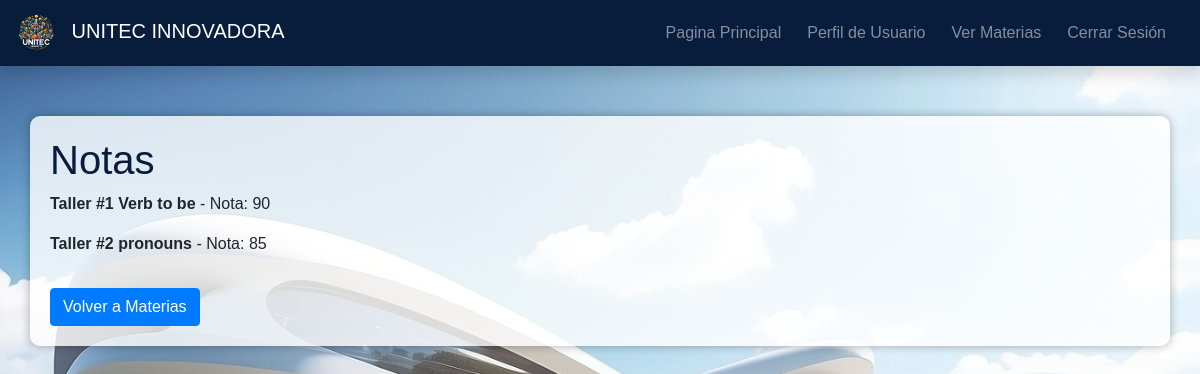
The page /Semestral/ver_nota.php?id_curso=3 (signed in) on the database its author committed.
### tables this page shows
CREATE TABLE `calificaciones` (
  `id_calificacion` int(100) NOT NULL,
  `id_asignacion` int(100) NOT NULL,
  `id_estudiante` int(100) NOT NULL,
  `Calificacion` int(100) NOT NULL
);

CREATE TABLE `asignaciones` (
  `id_asignacion` int(100) NOT NULL,
  `id_curso` int(100) NOT NULL,
  `nombre_asignacion` varchar(100) NOT NULL
);

### Semestral/ver_nota.php (the view, shortened to what this page needs)
<?php
include("conexion.php");
$id_estudiante = $_SESSION['id_usuario'];
$id_materia = $_GET['id_curso'];
?>
<!DOCTYPE html>
<html lang="es">
<head>
    <link rel="stylesheet" href="https://maxcdn.bootstrapcdn.com/bootstrap/4.5.2/css/bootstrap.min.css">
    <link href="https://fonts.cdnfonts.com/css/aileron" rel="stylesheet">
    <link rel="stylesheet" type="text/css" href="css/estudiante2.css">
</head>
<body>
<nav class="navbar navbar-expand-lg navbar-dark  shadow">
    <a class="navbar-brand" href="pagina_estudiante.php">
        <img src="img\logo.jpg" alt="Logo">
        UNITEC INNOVADORA
    </a>
    <div class="collapse navbar-collapse" id="navbarNav">
        <ul class="navbar-nav">
            <li class="nav-item">
                <a class="nav-link" href='pagina_estudiante.php'>Pagina Principal</a>
            </li>
             <li class="nav-item">
                <a class="nav-link" href='ver_perfil.php'>Perfil de Usuario</a>
            </li>
            <li class="nav-item">
                <a class="nav-link" href='ver_materias.php'>Ver Materias</a>
            </li>
            <li class="nav-item">
                <a class="nav-link" href="cerrar_sesion.php">Cerrar Sesión</a>
            </li>
        </ul>
    </div>
</nav>
    <div class="container">
    <h1>Notas</h1>
    <?php
    $sql_asignaciones = "SELECT a.id_asignacion, a.nombre_asignacion, c.Calificacion
                         FROM asignaciones a
                         LEFT JOIN calificaciones c ON a.id_asignacion = c.id_asignacion AND c.id_estudiante = $id_estudiante
                         WHERE a.id_curso = $id_materia";
    $result_asignaciones = $conn->query($sql_asignaciones);
    if ($result_asignaciones->num_rows > 0) {
        while ($row_asignacion = $result_asignaciones->fetch_assoc()) {
            $nombre_asignacion = $row_asignacion['nombre_asignacion'];
            $nota = $row_asignacion['Calificacion'];
            echo "<p><strong>$nombre_asignacion</strong> - Nota: $nota</p>";
        }
    } else {
        echo "No hay asignaciones.";
    }
    ?>
<a href='ver_materias.php?id_usuario=<?php echo $id_estudiante; ?>' class="btn btn-primary mt-3">Volver a Materias</a>
</div>
</body>
</html>

### Semestral/css/estudiante2.css (style rules this page uses)
body { background: url('../img/estudiantefondo.jpg') no-repeat center center fixed; background-size: cover; height: 100vh; margin: 0; font-family: 'Aileron', sans-serif; }
.container { background-color: rgba(255, 255, 255, 0.8); padding: 20px; border-radius: 10px; box-shadow: 0 0 10px rgba(0, 0, 0, 0.3); margin-top: 50px; }
h1 { color: #081d3c; }
.navbar { background-color: #081d3c; }
.navbar-brand img { max-height: 40px; margin-right: 10px; }
.navbar-nav { margin-left: auto; }
.navbar-nav .nav-item { margin-right: 10px; }
.navbar-nav .nav-link { color: #fff; }

### rows shown on the page
calificaciones: id_asignacion.nombre_asignacion "Taller #1 Verb to be", Calificacion "90"
calificaciones: id_asignacion.nombre_asignacion "Taller #2 pronouns", Calificacion "85"
